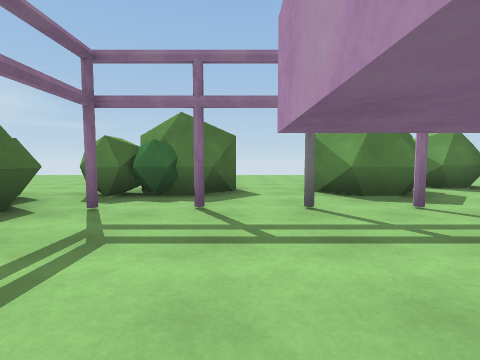
[1] (above)

24 first-person views from a walk through a scene from a Unity 3-D project. The camera is 1.2 m above the floor, tilts 4° down and sees 85° across. The floor is counted in squares, 2 m on a side. Each view is taken from the middle of a square. On the plan, view 1 faces up. The plan holds only what a view shows up to about 9 squares ahead; the rest is blank. The place goes on beyond the plan. Some animated figures are not drawn.

[2]
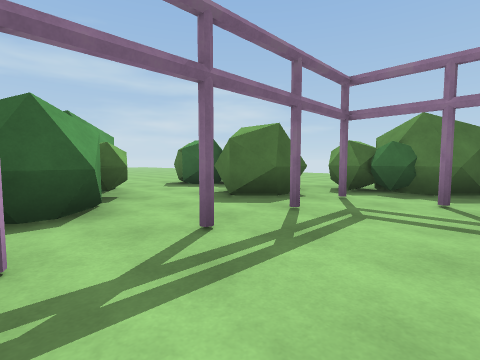

[3]
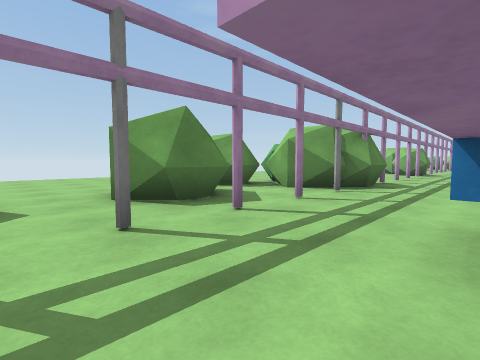

[4]
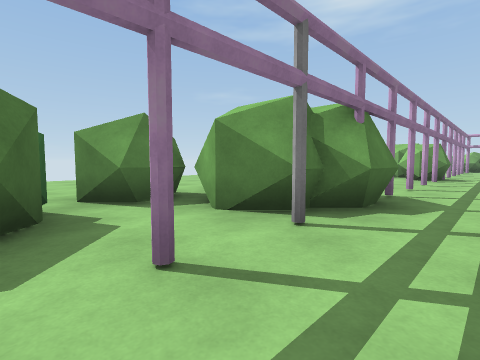

[5]
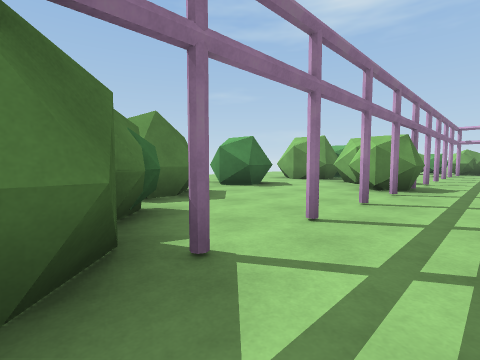

[6]
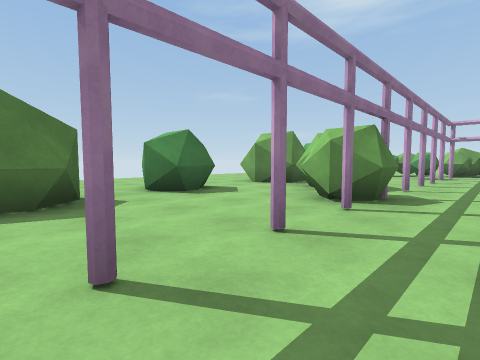

[7]
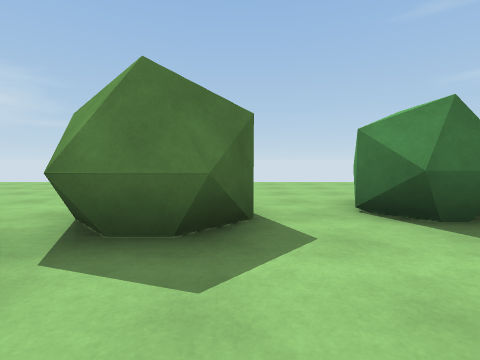

[8]
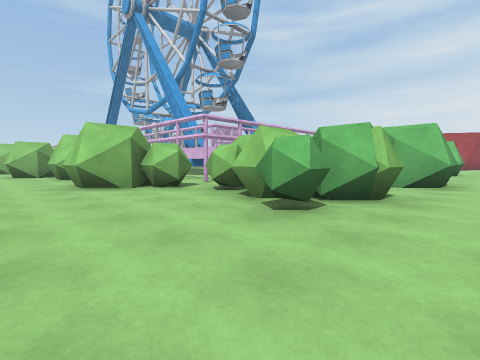

[9]
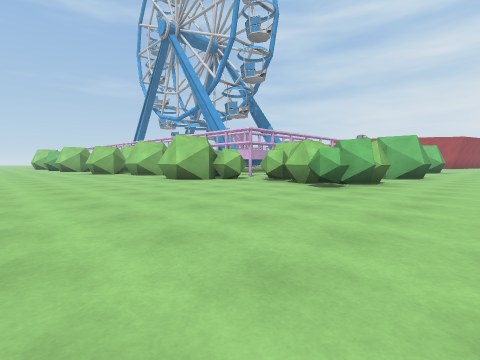

[10]
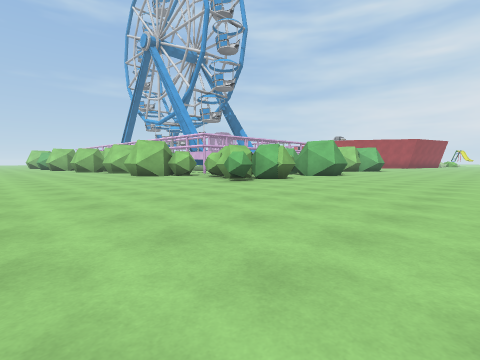

[11]
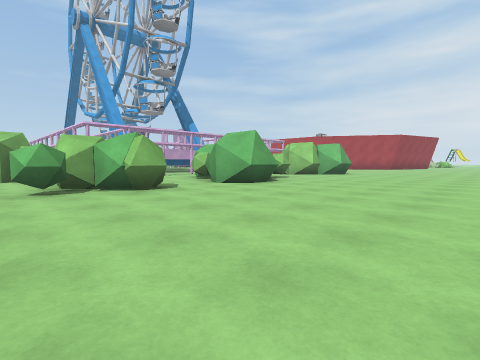

[12]
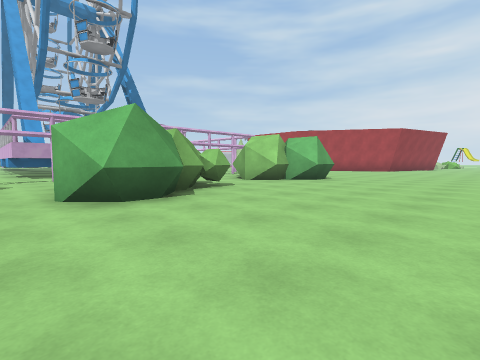

[13]
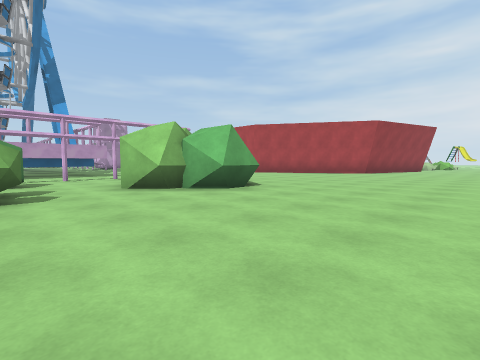

[14]
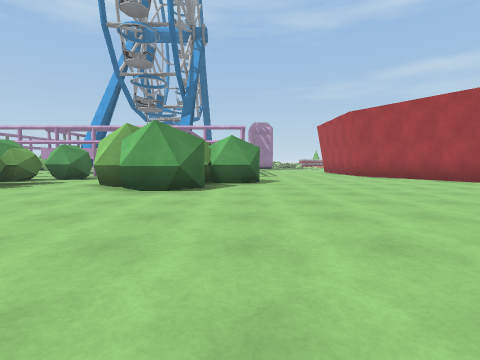

[15]
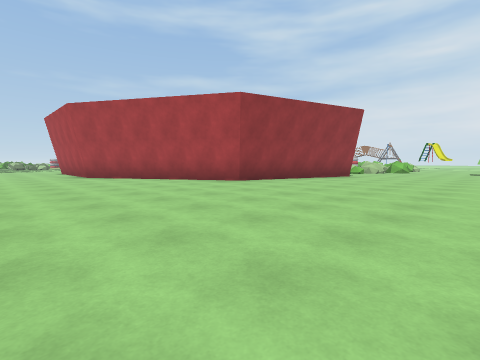

[16]
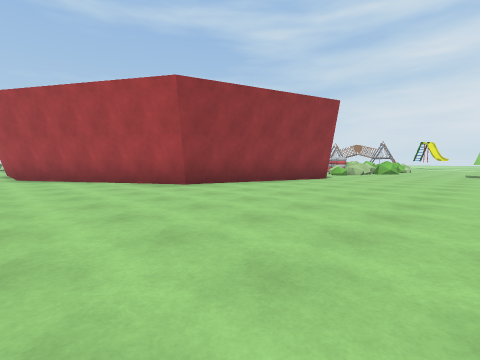

[17]
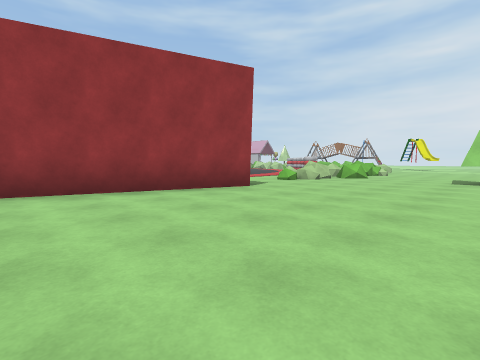

[18]
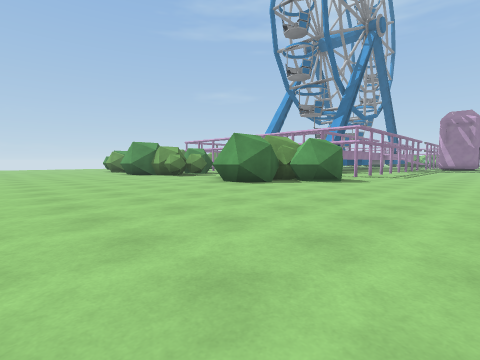

[19]
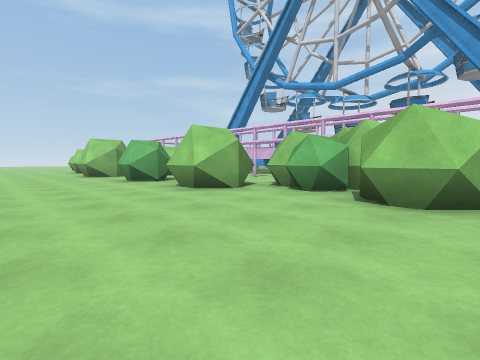

[20]
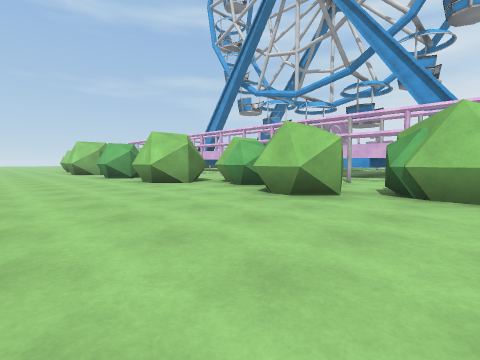

[21]
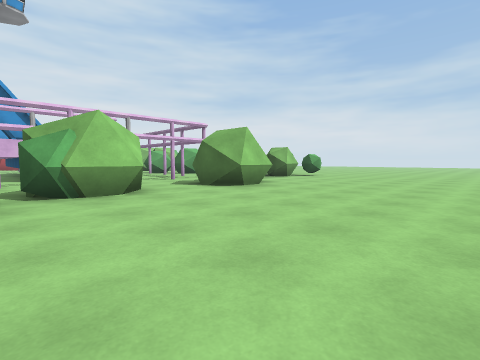

[22]
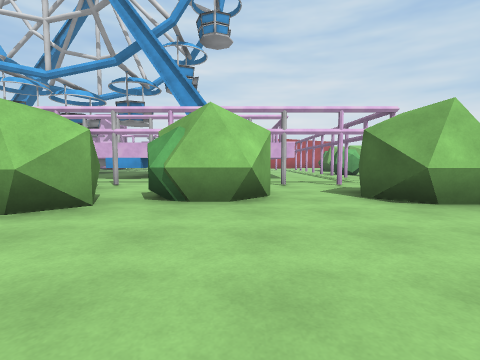

[23]
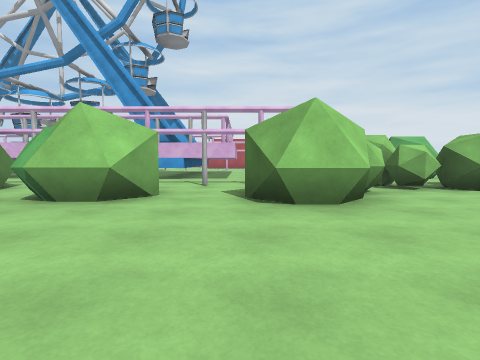

[24]
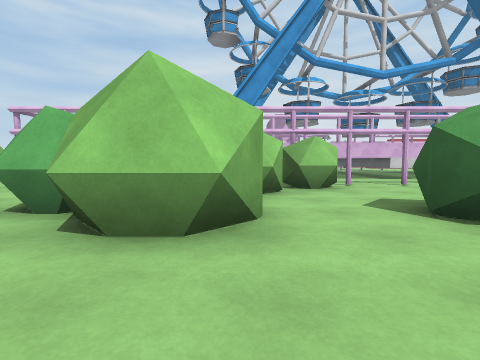

### Floor plan
Key: @ floor where view 1 was taken; # wall or solid block; x gap in a wall; . floor.
Columns run from 12 left of view 1 to 20 right of it. Each row starts with its distance up from view 1.
 11 ..........................
 10 .............................
  9 .............................
  8 ...........................##.
  7 .................#...##.#..###.
  6 ..........##..##x#.###......# ..
  5 ......##..##..##..###......#   ..
  4 ......###.x......###.....###....#
  3 ......#.###......#.##.........x..
  2 ..........#....................
  1 .....##......############
  0 .....####...@###
 -1 ......#####..  #
 -2 ......##.#
 -3 .............#
 -4 .............#
 -5 ......## ...
 -6 ......##
 -7 ......##
 -8 .......##.
 -9 ...........
-10 ............
-11 ............
-12 ............
-13 ..........###
-14 .........##
-15 .......###
-16 ......##
-17 ......#
-18 .....##
-19 .....#
-20 .....#
-21 .....#

Where each view was taken, in squares from view 1:
view 1: 0 up, 0 right, facing up
view 2: 1 down, 0 right, facing up-left
view 3: 1 up, 0 right, facing up-right
view 4: 2 up, 3 right, facing up-right
view 5: 2 up, 7 right, facing up-right
view 6: 2 up, 9 right, facing up-right
view 7: 4 up, 10 right, facing up
view 8: 8 up, 8 left, facing down-right
view 9: 11 up, 9 left, facing down-right
view 10: 11 up, 12 left, facing down-right
view 11: 6 up, 12 left, facing down-right
view 12: 2 up, 11 left, facing down-right
view 13: 2 down, 11 left, facing down-right
view 14: 8 down, 12 left, facing right
view 15: 10 down, 12 left, facing down-right
view 16: 12 down, 12 left, facing down-right
view 17: 16 down, 12 left, facing down-right
view 18: 12 down, 12 left, facing up-right
view 19: 11 up, 4 right, facing down-right
view 20: 11 up, 2 right, facing down-right
view 21: 11 up, 4 right, facing down-left
view 22: 10 up, 2 right, facing down
view 23: 10 up, 0 right, facing down
view 24: 10 up, 15 right, facing down
